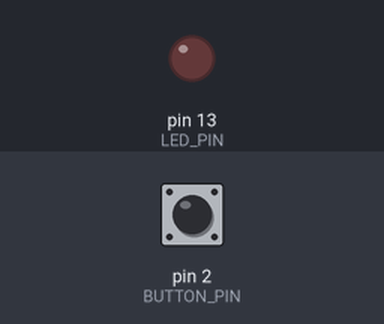
Bench run of a sketch on a simulated Arduino Uno, built with avr-gcc and run on an emulated ATmega328P. On the bench: output pins drawn as LEDs (lit = HIGH). The test bench sets the inputs (shaded band); at power-on: pin 2 (BUTTON_PIN) LOW.

Above: at 1.2 s.
1.3 s: pin 2 (BUTTON_PIN) pulled HIGH for 0.15 s
At 3.5 s:
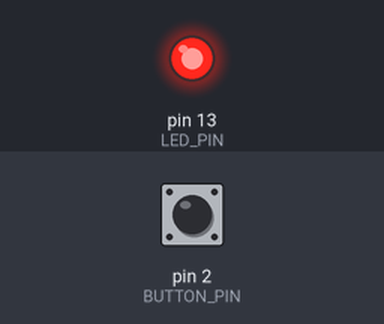
Timing chart, 0 to 9.2 s (numbered marks = the images above; inputs shaded):
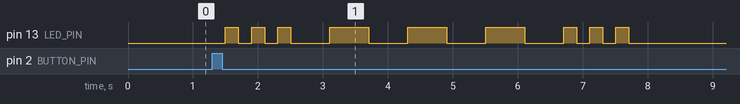

The sketch:

SOS.ino
```cpp
#include <TimerOne.h>

#define LED_PIN     13
#define BUTTON_PIN  2
#define DOT         200000
#define DASH        600000
#define SOS_BLINKS  9

int led_state = LOW;
volatile unsigned int SOS_count = 0;
volatile bool button_state = false;

void setup() {
  Serial.begin(115200);

  pinMode(LED_PIN, OUTPUT);
  pinMode(BUTTON_PIN, INPUT);

  attachInterrupt(0, Button, RISING);

  Timer1.initialize(DOT);
  Timer1.attachInterrupt(SOS);
  Timer1.stop();
}

void Button() {
  if (!button_state) {
    button_state = true;
    Timer1.start();
  }
}

void SOS() {
  if (SOS_count < (((SOS_BLINKS * 2) / 3) - 1) || SOS_count > ((SOS_BLINKS * 2) - ((SOS_BLINKS * 2) / 3) - 1))  Timer1.setPeriod(DOT);
  else                                                                                        Timer1.setPeriod(DASH);

  if (SOS_count < (SOS_BLINKS * 2)) {
    if (led_state == LOW) {
      led_state = HIGH;
    } else {
      led_state = LOW;
    }

    digitalWrite(LED_PIN, led_state);
    SOS_count++;
  } else if (SOS_count >= (SOS_BLINKS * 2)) {
    digitalWrite(LED_PIN, LOW);
    button_state = false;
    Timer1.stop();
    SOS_count = 0;
  }
}

void loop() {

}
```

Measured:
- after the input at 1.3 s, pin 13 (LED_PIN): LOW → HIGH after 0.20 s, → LOW 0.20 s later, → HIGH 0.20 s later, → LOW 0.20 s later, … (18 changes in this stretch)
